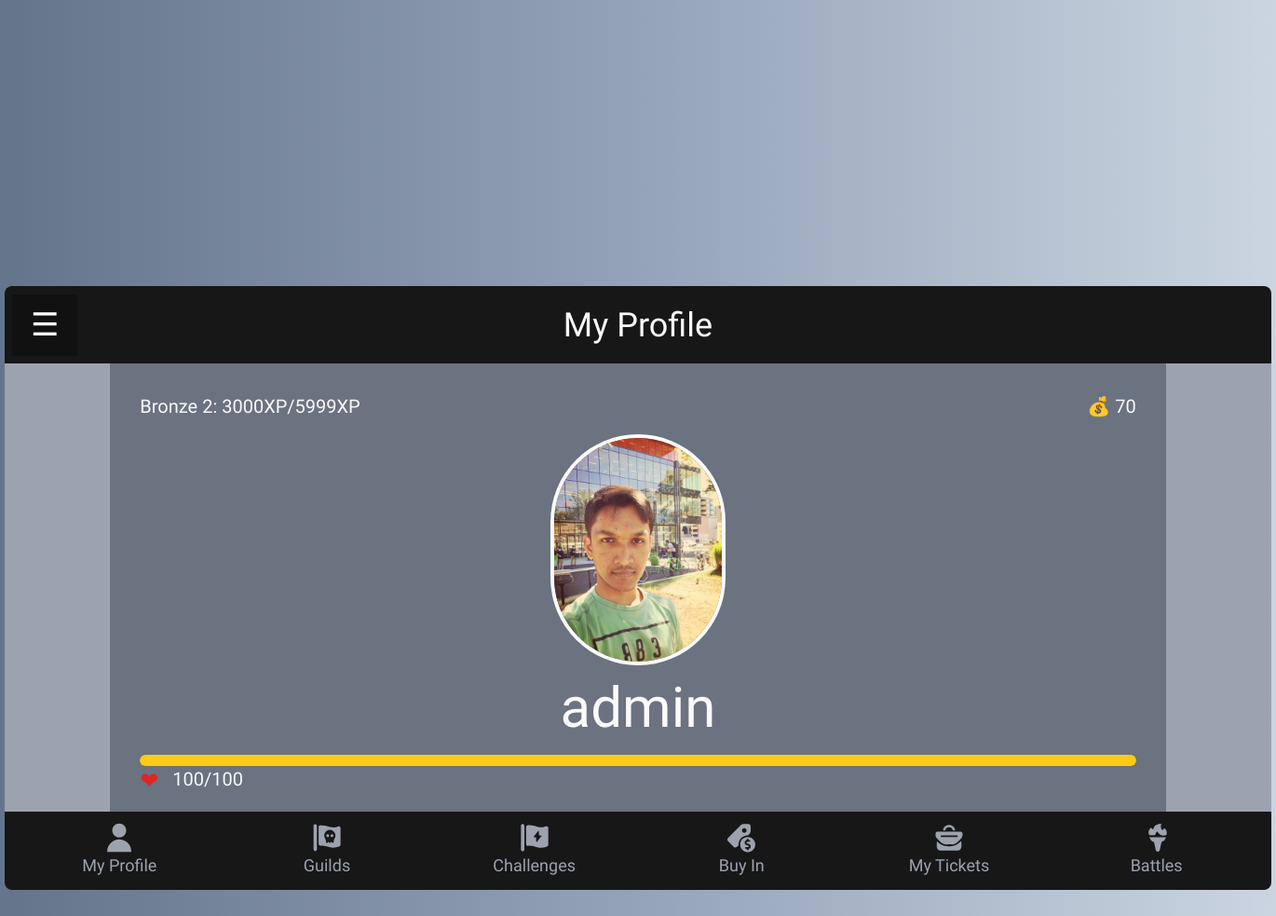
Before: /my-profile-tab (signed in) with the older database file.
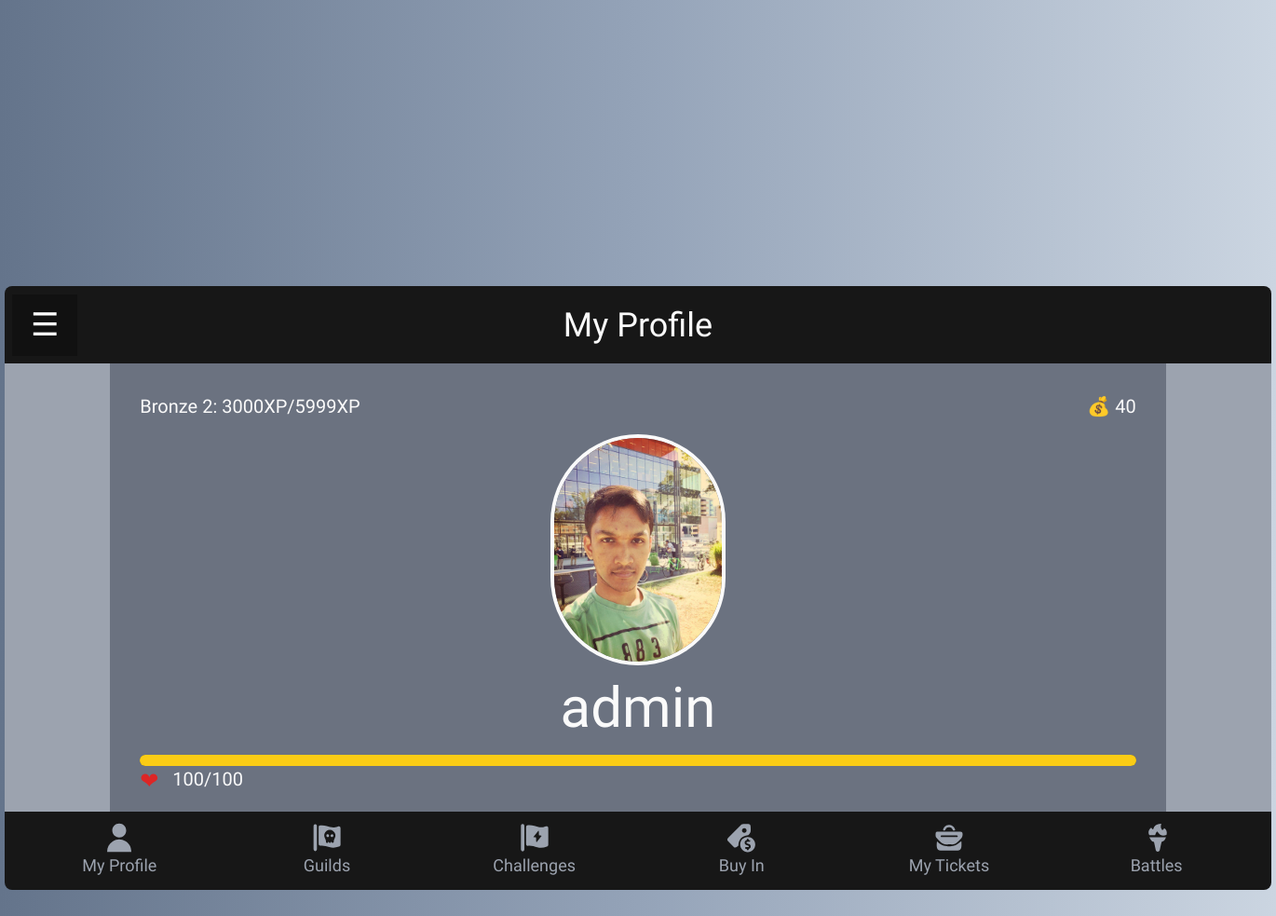
After: the same page with the newer database file.
### baseapp/models.py (models this page shows, shortened)
class User(AbstractUser):
    user_dob = models.DateField(blank=True, null=True)
    user_image = models.ImageField(upload_to="user-image", null=True)
    user_gold = models.IntegerField(blank=True, null=True, default=100)
    user_music = models.CharField(max_length=50, blank=True, null=True)
    user_rank = models.ForeignKey(
        Rank, on_delete=models.CASCADE, blank=True, null=True)
    user_genre = models.ForeignKey(
        Genre, on_delete=models.CASCADE, blank=True, null=True)
    user_guild = models.ForeignKey(
        Guild, on_delete=models.CASCADE, blank=True, null=True)
    user_guild_rank = models.ForeignKey(
        GuildRank, on_delete=models.CASCADE, blank=True, null=True)
    user_xp = models.IntegerField(default=0, blank=True, null=True)
    user_hp = models.IntegerField(default=100, null=True)
    user_max_hp = models.IntegerField(default=100, null=True)
    user_is_profile_completed = models.BooleanField(
        blank=True, null=True, default=False)

class Rank(models.Model):
    rank_name = models.CharField(max_length=255, blank=True, null=True)
    rank_min_point = models.IntegerField(blank=True, null=True)
    rank_max_point = models.IntegerField(blank=True, null=True)
    rank_color = models.CharField(max_length=50, blank=True, null=True)
    rank_hp_boost = models.IntegerField(blank=True, null=True)
    rank_image = models.FileField(upload_to="rank-image")
    def __str__(self):
        return f'{self.rank_name}'

### baseapp/views.py (the view)
# urls.py: path('my-profile-tab', views.myProfileTab, name='my-profile-tab'),
def myProfileTab(request):
    if request.user.is_authenticated:
        current_user = request.user
        updateRank(request)
        return render(request, 'baseapp/my-profile-tab.html', {
            'user': current_user
        })
    else:
        return redirect('/')

### baseapp/models.py (called while the page is built)
    def __str__(self):
        return f'{self.genre_name}'

    def __str__(self):
        return f'{self.guild_name}'

### baseapp/views.py (called while the page is built)
def updateRank(request):
    ranks = Rank.objects.all()
    current_user = User.objects.get(pk=request.user.pk)
    for rank in ranks:
        if current_user.user_xp >= rank.rank_min_point:
            current_user.user_rank = rank
            current_user.save()
        else:
            break

### baseapp/templates/baseapp/my-profile-tab.html (shortened to what this page needs)
{% extends 'baseapp/dashboard.html' %}
{% load static %}
{% block tab_title %} My Profile {% endblock %}
{% block tab_content %}
<div class="my-profile-tab">
  <div class="rank-gold-bar">
    <p class="user-rank">{{ user.user_rank }}: {{ user.user_xp }}XP/{{ user.user_rank.rank_max_point }}XP</p>
    <div class="user-gold">💰 {{ user.user_gold }}</div>
  </div>
  <div class="user-details-section">
    <div class="user-profile-image-container">
      <img class="user-profile-image" src="{{ user.user_image.url }}" alt="User Profile Picture" />
    </div>
    <div class="user-name">{{ user.username }}</div>
    <div class="user-status-container">
      <div class="status-bar">
        <div class="status-bar-progress" style="width: {{ user.user_hp }}%"></div>
      </div>
      <div class="user-hp-container">
        <span class="heart-icon">&#10084;</span>
        <p>&nbsp;&nbsp;&nbsp;{{ user.user_hp }}/{{ user.user_max_hp }}</p>
      </div>
    </div>
  </div>
</div>
{% endblock %}

Changed rows visible on the page:
changed User "admin": user_gold "70" → "40"
